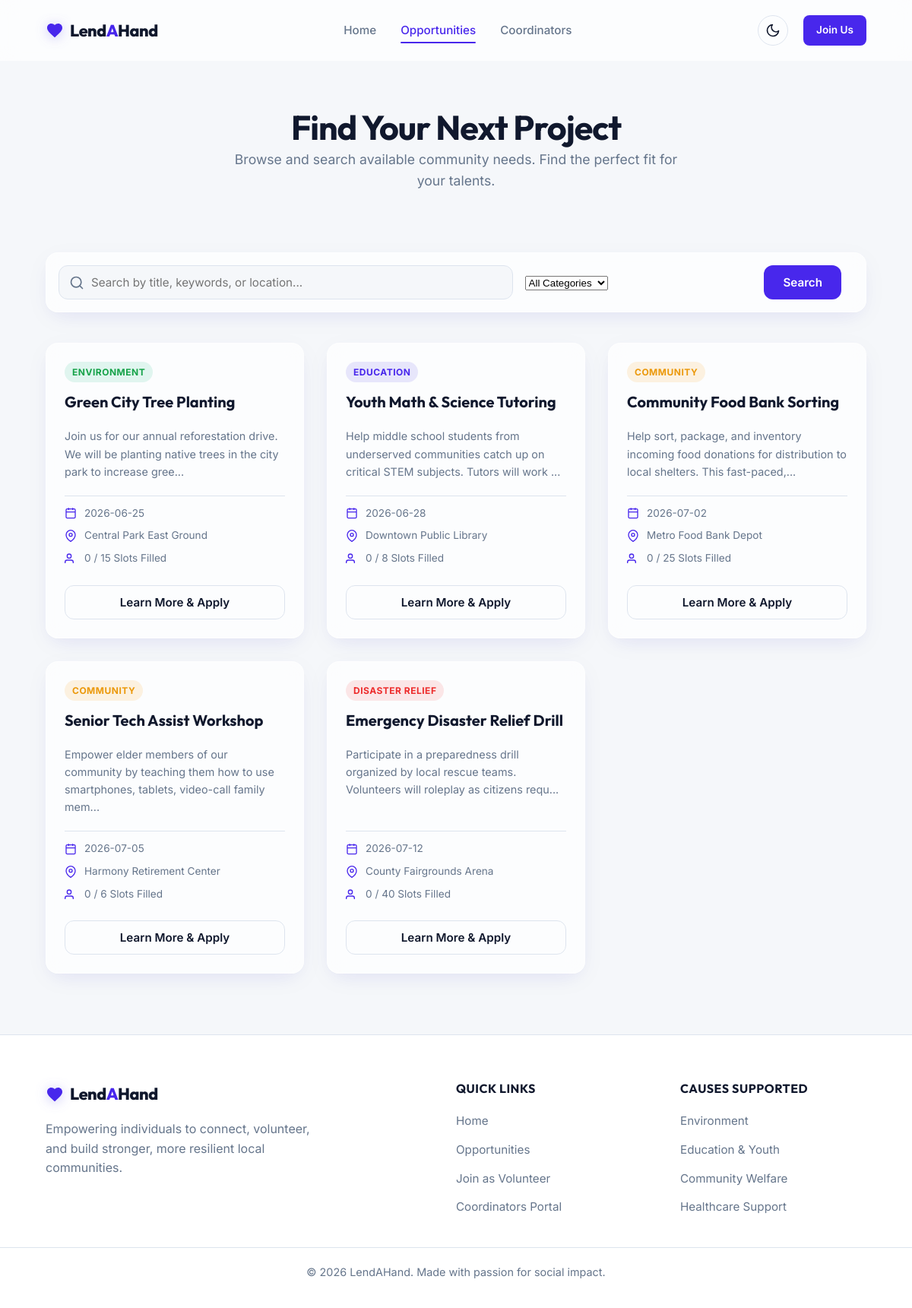
The page /opportunities on the database its author committed.
### models.py (models this page shows)
class Opportunity(db.Model):
    __tablename__ = 'opportunities'
    id = db.Column(db.Integer, primary_key=True)
    title = db.Column(db.String(150), nullable=False)
    description = db.Column(db.Text, nullable=False)
    category = db.Column(db.String(50), nullable=False)  # Environment, Education, Healthcare, Disaster Relief, Community
    date = db.Column(db.String(50), nullable=False)  # YYYY-MM-DD
    time = db.Column(db.String(50), nullable=False)  # e.g. "10:00 AM - 02:00 PM"
    location = db.Column(db.String(150), nullable=False)
    required_skills = db.Column(db.String(300), nullable=True)  # comma-separated list
    max_slots = db.Column(db.Integer, nullable=False, default=10)
    slots_filled = db.Column(db.Integer, nullable=False, default=0)
    status = db.Column(db.String(20), default='Active')  # Active, Archived
    applications = db.relationship('Application', backref='opportunity', lazy=True, cascade="all, delete-orphan")

### app.py (the view)
@app.route('/opportunities')
def opportunities():
    search_query = request.args.get('search', '').strip()
    category = request.args.get('category', '').strip()
    query = Opportunity.query.filter_by(status='Active')
    if search_query:
        query = query.filter(
            (Opportunity.title.ilike(f'%{search_query}%')) |
            (Opportunity.description.ilike(f'%{search_query}%')) |
            (Opportunity.location.ilike(f'%{search_query}%'))
        )
    if category and category != 'All':
        query = query.filter_by(category=category)
    opps = query.order_by(Opportunity.date).all()
    categories = ['Environment', 'Education', 'Community', 'Disaster Relief', 'Healthcare']
    return render_template('opportunities.html',
                           opportunities=opps,
                           categories=categories,
                           selected_category=category,
                           search_query=search_query)

### app.py (called while the page is built)
@app.context_processor
def inject_user():
    user = None
    if 'volunteer_id' in session:
        user = Volunteer.query.get(session['volunteer_id'])
    return dict(current_user=user)

### templates/opportunities.html (shortened to what this page needs)
{% extends 'base.html' %}
{% block content %}
<section class="opportunities-hero-section text-center">
    <div class="container">
        <h1>Find Your Next Project</h1>
        <p class="subheading text-center">Browse and search available community needs. Find the perfect fit for your talents.</p>
    </div>
</section>
<section class="filter-section">
    <div class="container">
        <form action="{{ url_for('opportunities') }}" method="GET" class="filter-form glass-card">
            <div class="search-input-wrapper">
                <input type="text" name="search" placeholder="Search by title, keywords, or location..." value="{{ search_query }}" aria-label="Search opportunities">
            </div>
            <div class="select-wrapper">
                <select name="category" aria-label="Filter by Category" onchange="this.form.submit()">
                    <option value="All" {% if selected_category == 'All' or not selected_category %}selected{% endif %}>All Categories</option>
                </select>
            </div>
            <button type="submit" class="btn btn-primary">Search</button>
        </form>
    </div>
</section>
<section class="opportunities-list-section">
    <div class="container">
        {% if opportunities %}
            <div class="grid grid-3 card-group">
                {% for opp in opportunities %}
                    <div class="opp-card glass-card">
                        <div class="opp-category-tag {{ opp.category.lower().replace(' ', '-') }}">{{ opp.category }}</div>
                        <h3>{{ opp.title }}</h3>
                        <p class="opp-desc-short">{{ opp.description[:110] }}...</p>
                        <div class="opp-details-list">
                            <div class="opp-detail-item">
                                <svg width="16" height="16" viewBox="0 0 24 24" fill="none" stroke="currentColor" stroke-width="2"><rect x="3" y="4" width="18" height="18" rx="2" ry="2"></rect><line x1="16" y1="2" x2="16" y2="6"></line><line x1="8" y1="2" x2="8" y2="6"></line><line x1="3" y1="10" x2="21" y2="10"></line></svg>
                                <span>{{ opp.date }}</span>
                            </div>
                            <div class="opp-detail-item">
                                <svg width="16" height="16" viewBox="0 0 24 24" fill="none" stroke="currentColor" stroke-width="2"><path d="M21 10c0 7-9 13-9 13s-9-6-9-13a9 9 0 0 1 18 0z"></path><circle cx="12" cy="10" r="3"></circle></svg>
                                <span>{{ opp.location }}</span>
                            </div>
                            <div class="opp-detail-item">
                                <svg width="16" height="16" viewBox="0 0 24 24" fill="none" stroke="currentColor" stroke-width="2"><path d="M17 21v-2a4 4 0 0 0-4-4H5a4 4 0 0 0-4 4v2"></path><circle cx="9" cy="7" r="4"></circle></svg>
                                <span>{{ opp.slots_filled }} / {{ opp.max_slots }} Slots Filled</span>
                            </div>
                        </div>
                        <div class="opp-card-footer">
                            <button onclick="openOpportunityModal({{ opp.id }})" class="btn btn-outline btn-full">Learn More & Apply</button>
                        </div>
                    </div>
                {% endfor %}
            </div>
        {% endif %}
    </div>
</section>
{% endblock %}

### templates/base.html (shortened to what this page needs)
<!DOCTYPE html>
<html lang="en" data-theme="dark">
<head>
    <link rel="stylesheet" href="{{ url_for('static', filename='css/style.css') }}">
    <link rel="stylesheet" href="{{ url_for('static', filename='css/components.css') }}">
    <link rel="stylesheet" href="{{ url_for('static', filename='css/dashboard.css') }}">
</head>
<body>
    <header class="main-header">
        <div class="container header-container">
            <a href="{{ url_for('home') }}" class="logo-link">
                <div class="logo">
                    <svg width="24" height="24" viewBox="0 0 24 24" fill="none" xmlns="http://www.w3.org/2000/svg">
                        <path d="M12 21.35l-1.45-1.32C5.4 15.36 2 12.28 2 8.5 2 5.42 4.42 3 7.5 3c1.74 0 3.41.81 4.5 2.09C13.09 3.81 14.76 3 16.5 3 19.58 3 22 5.42 22 8.5c0 3.78-3.4 6.86-8.55 11.54L12 21.35z" fill="var(--accent-color)" />
                    </svg>
                    <span>Lend<span>A</span>Hand</span>
                </div>
            </a>
            <nav class="main-nav">
                <ul>
                    <li><a href="{{ url_for('home') }}" class="nav-link {% if request.path == '/' %}active{% endif %}">Home</a></li>
                    <li><a href="{{ url_for('opportunities') }}" class="nav-link {% if request.path == '/opportunities' %}active{% endif %}">Opportunities</a></li>
                    <li><a href="{{ url_for('admin') }}" class="nav-link {% if request.path == '/admin' %}active{% endif %}">Coordinators</a></li>
                </ul>
            </nav>
            <div class="header-actions">
                <button id="theme-toggle" class="theme-toggle-btn" aria-label="Toggle Theme">
                    <svg class="moon-icon" width="20" height="20" viewBox="0 0 24 24" fill="none" stroke="currentColor" stroke-width="2" stroke-linecap="round" stroke-linejoin="round">
                        <path d="M21 12.79A9 9 0 1 1 11.21 3 7 7 0 0 0 21 12.79z"></path>
                    </svg>
                </button>
                {% if current_user %}
                    <div class="user-profile-menu">
                        <a href="{{ url_for('dashboard') }}" class="user-greeting">Hi, {{ current_user.name.split(' ')[0] }}</a>
                        <a href="{{ url_for('logout') }}" class="btn btn-outline btn-sm">Log Out</a>
                    </div>
                {% else %}
                    <a href="{{ url_for('register') }}" class="btn btn-primary btn-sm">Join Us</a>
                {% endif %}
            </div>
        </div>
    </header>
    <main class="main-content">
        {% block content %}{% endblock %}
    </main>
    <footer class="main-footer">
        <div class="container footer-grid">
            <div class="footer-brand">
                <div class="logo">
                    <svg width="24" height="24" viewBox="0 0 24 24" fill="none" xmlns="http://www.w3.org/2000/svg">
                        <path d="M12 21.35l-1.45-1.32C5.4 15.36 2 12.28 2 8.5 2 5.42 4.42 3 7.5 3c1.74 0 3.41.81 4.5 2.09C13.09 3.81 14.76 3 16.5 3 19.58 3 22 5.42 22 8.5c0 3.78-3.4 6.86-8.55 11.54L12 21.35z" fill="var(--accent-color)" />
                    </svg>
                    <span>Lend<span>A</span>Hand</span>
                </div>
                <p class="footer-desc">Empowering individuals to connect, volunteer, and build stronger, more resilient local communities.</p>
            </div>
            <div class="footer-links">
                <h4>Quick Links</h4>
                <ul>
                    <li><a href="{{ url_for('home') }}">Home</a></li>
                    <li><a href="{{ url_for('opportunities') }}">Opportunities</a></li>
                    <li><a href="{{ url_for('register') }}">Join as Volunteer</a></li>
                    <li><a href="{{ url_for('admin') }}">Coordinators Portal</a></li>
                </ul>
            </div>
            <div class="footer-categories">
                <h4>Causes Supported</h4>
                <ul>
                    <li><a href="{{ url_for('opportunities', category='Environment') }}">Environment</a></li>
                    <li><a href="{{ url_for('opportunities', category='Education') }}">Education & Youth</a></li>
                    <li><a href="{{ url_for('opportunities', category='Community') }}">Community Welfare</a></li>
                    <li><a href="{{ url_for('opportunities', category='Healthcare') }}">Healthcare Support</a></li>
                </ul>
            </div>
        </div>
        <div class="footer-bottom text-center">
            <p>&copy; 2026 LendAHand. Made with passion for social impact.</p>
        </div>
    </footer>
</body>
</html>

### static/css/components.css (style rules this page uses)
.glass-card { background-color: var(--glass-bg); backdrop-filter: blur(12px); -webkit-backdrop-filter: blur(12px); border: 1px solid var(--glass-border); border-radius: 16px; box-shadow: var(--glass-shadow), var(--shadow); transition: background-color var(--transition-normal), border var(--transition-normal), box-shadow var(--transition-normal); }
.btn { display: inline-flex; align-items: center; justify-content: center; font-family: var(--body-font); font-weight: 600; font-size: 0.95rem; padding: 12px 24px; border-radius: 12px; cursor: pointer; text-decoration: none; transition: transform var(--transition-fast), background-color var(--transition-fast), border-color var(--transition-fast), box-shadow var(--transition-fast), color var(--transition-fast); border: 1px solid transparent; }
.btn-primary { background-color: var(--accent-color); color: white; }
.btn-outline { background-color: transparent; border-color: var(--border-color); color: var(--text-color); }
.btn-full { width: 100%; }
.btn-sm { padding: 8px 16px; font-size: 0.85rem; border-radius: 8px; }
.opp-card { padding: 24px; display: flex; flex-direction: column; position: relative; overflow: hidden; }
.opp-card h3 { margin-top: 12px; font-size: 1.25rem; line-height: 1.35; }
.opp-desc-short { font-size: 0.9rem; margin: 12px 0 20px 0; flex-grow: 1; }
.opp-details-list { display: flex; flex-direction: column; gap: 8px; margin-bottom: 24px; padding-top: 12px; border-top: 1px solid var(--border-color); }
.opp-detail-item { display: flex; align-items: center; gap: 10px; font-size: 0.85rem; color: var(--text-muted); }
.opp-detail-item svg { color: var(--accent-color); flex-shrink: 0; }
.opp-category-tag { align-self: flex-start; font-size: 0.75rem; font-weight: 700; text-transform: uppercase; padding: 4px 10px; border-radius: 30px; letter-spacing: 0.5px; }
.opp-category-tag.environment { background-color: rgba(16, 185, 129, 0.12); color: hsl(142, 76%, 36%); }
.opp-category-tag.education { background-color: rgba(79, 70, 229, 0.12); color: hsl(250, 84%, 54%); }
.opp-category-tag.community { background-color: rgba(245, 158, 11, 0.12); color: hsl(38, 92%, 48%); }
.opp-category-tag.disaster-relief { background-color: rgba(239, 68, 68, 0.12); color: hsl(0, 84%, 55%); }

### rows shown on the page
Opportunity: category "ENVIRONMENT", title "Green City Tree Planting", description "Join us for our annual reforestation drive. We will be planting native trees in the city park to increase gree", date "2026-06-25", location "Central Park East Ground", slots_filled "0", max_slots "15"
Opportunity: category "EDUCATION", title "Youth Math & Science Tutoring", description "Help middle school students from underserved communities catch up on critical STEM subjects. Tutors will work", date "2026-06-28", location "Downtown Public Library", slots_filled "0", max_slots "8"
Opportunity: category "COMMUNITY", title "Community Food Bank Sorting", description "Help sort, package, and inventory incoming food donations for distribution to local shelters. This fast-paced,", date "2026-07-02", location "Metro Food Bank Depot", slots_filled "0", max_slots "25"
Opportunity: category "COMMUNITY", title "Senior Tech Assist Workshop", description "Empower elder members of our community by teaching them how to use smartphones, tablets, video-call family mem", date "2026-07-05", location "Harmony Retirement Center", slots_filled "0", max_slots "6"
Opportunity: category "DISASTER RELIEF", title "Emergency Disaster Relief Drill", description "Participate in a preparedness drill organized by local rescue teams. Volunteers will roleplay as citizens requ", date "2026-07-12", location "County Fairgrounds Arena", slots_filled "0", max_slots "40"
